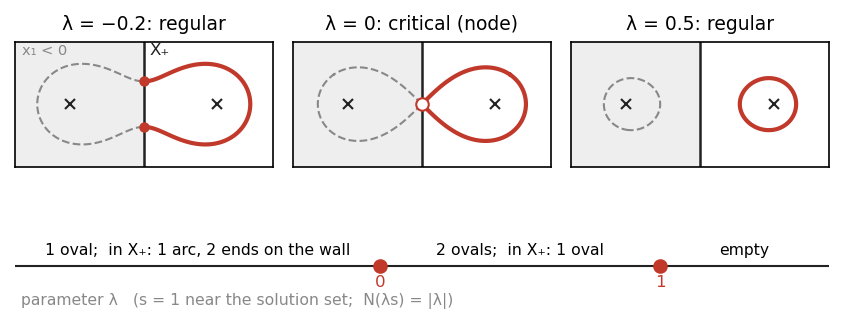

The script that saved this image:
"""Figure for Chapter 5: the solution set of f + lam*s for the two-wire section of the
application (Section 8).  f(x) = (x1^2 + x2^2)^2 - 2(x1^2 - x2^2), s = 1 near the solution sets.
Top: lam = -0.2 (regular), lam = 0 (critical: the figure eight, a node at the origin),
lam = 0.5 (regular).  The wall x1 = 0 bounds the half-plane X+ = {x1 >= 0}; the part of the
solution set in X+ is drawn in the accent colour, the rest dashed.  Bottom: the parameter line
with the critical values 0 and 1 and the solution sets on the regular intervals.
Writes fig5-perturb.png (150 dpi, 7 inches wide)."""
import numpy as np
import matplotlib
matplotlib.use("Agg")
import matplotlib.pyplot as plt

ACCENT, MUTED, FG = "#c0392b", "#888888", "#222222"
xx, yy = np.meshgrid(np.linspace(-1.75, 1.75, 1401), np.linspace(-0.85, 0.85, 681))
F = (xx**2 + yy**2)**2 - 2 * (xx**2 - yy**2)

fig = plt.figure(figsize=(7, 2.6))
gs = fig.add_gridspec(2, 3, height_ratios=[1.5, 0.75], hspace=0.12, wspace=0.08)
cases = [(-0.2, "λ = −0.2: regular"), (0.0, "λ = 0: critical (node)"), (0.5, "λ = 0.5: regular")]
for k, (lam, title) in enumerate(cases):
    ax = fig.add_subplot(gs[0, k])
    ax.axvspan(-1.75, 0, color="#eeeeee", zorder=0)
    ax.axvline(0, color=FG, lw=1.2, zorder=1)
    G = F + lam
    ax.contour(xx, yy, np.where(xx < 0, G, np.nan), levels=[0], colors=MUTED,
               linewidths=1.0, linestyles="dashed")
    ax.contour(xx, yy, np.where(xx >= 0, G, np.nan), levels=[0], colors=ACCENT, linewidths=2.0)
    if lam < 0:
        y0 = np.sqrt(np.sqrt(1 - lam) - 1)
        ax.plot([0, 0], [y0, -y0], "o", color=ACCENT, ms=4, zorder=3)
    if lam == 0:
        ax.plot([0], [0], "o", mfc="white", mec=ACCENT, ms=6, zorder=3)
    ax.plot([-1, 1], [0, 0], "x", color=FG, ms=5)
    ax.set_xlim(-1.75, 1.75); ax.set_ylim(-0.85, 0.85); ax.set_aspect("equal")
    ax.set_xticks([]); ax.set_yticks([])
    ax.set_title(title, fontsize=9)
    if k == 0:
        ax.text(-1.65, 0.68, "x₁ < 0", fontsize=7, color=MUTED)
        ax.text(0.08, 0.68, "X₊", fontsize=8, color=FG)

ax = fig.add_subplot(gs[1, :])
ax.set_xlim(-1.3, 1.6); ax.set_ylim(-1.2, 1.4)
ax.axhline(0, color=FG, lw=1)
for c in (0, 1):
    ax.plot([c], [0], "o", color=ACCENT, ms=6)
    ax.text(c, -0.55, str(c), ha="center", fontsize=8, color=ACCENT)
ax.text(-0.65, 0.35, "1 oval;  in X₊: 1 arc, 2 ends on the wall", ha="center", fontsize=7.5)
ax.text(0.5, 0.35, "2 ovals;  in X₊: 1 oval", ha="center", fontsize=7.5)
ax.text(1.3, 0.35, "empty", ha="center", fontsize=7.5)
ax.text(-1.28, -1.05, "parameter λ   (s = 1 near the solution set;  N(λs) = |λ|)", fontsize=7.5,
        color=MUTED)
ax.axis("off")
fig.savefig("fig5-perturb.png", dpi=150, bbox_inches="tight")
